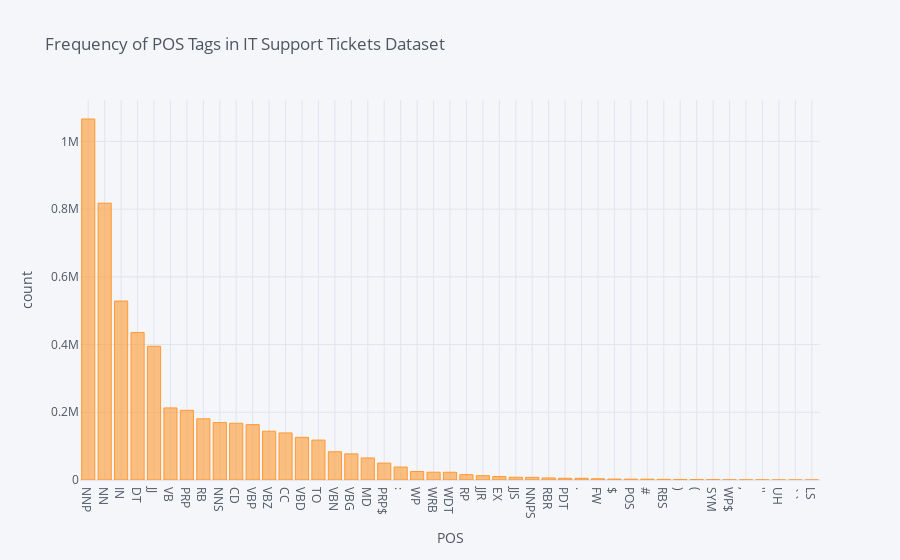

Notebook code cell kept with this figure:
### Code cell
# list of part-of-speech tags used in the Penn Treebank Project:
# https://www.ling.upenn.edu/courses/Fall_2003/ling001/penn_treebank_pos.html
#** For iplot to work in colab --**
import cufflinks as cf
cf.go_offline()
cf.set_config_file(offline=False, world_readable=True)
configure_plotly_browser_state()
tag_set = list(set([tag for tags in tagged_titles['tag_counts'] for tag in tags ]))
for tag in tag_set:
    tagged_titles[tag] = tagged_titles['tag_counts'].map(lambda x: x.get(tag, 0))
title = 'Frequency of POS Tags in IT Support Tickets Dataset'
tagged_titles[tag_set].sum().sort_values(ascending=False).iplot(kind='bar', title=title, xTitle= 'POS', yTitle='count')

### Figure 1 — Plotly figure (JSON) as saved in the notebook; plotly's stock layout.template omitted (floating-point values rounded to 4 significant figures)
{"data": [{"marker": {"color": "rgba(255, 153, 51, 0.6)", "line": {"color": "rgba(255, 153, 51, 1.0)", "width": 1}}, "name": "None", "orientation": "v", "text": "", "x": ["NNP", "NN", "IN", "DT", "JJ", "VB", "PRP", "RB", "NNS", "CD", "VBP", "VBZ", "CC", "VBD", "TO", "VBN", "VBG", "MD", "PRP$", ":", "WP", "WRB", "WDT", "RP", "JJR", "EX", "JJS", "NNPS", "RBR", "PDT", ".", "FW", "$", "POS", "#", "RBS", ")", "(", "SYM", "WP$", ",", "''", "UH", "``", "LS"], "y": [1066240, 817586, 528517, 435864, 394970, 212883, 205747, 180770, 169631, 167582, 163509, 144082, 138963, 126041, 117903, 83515, 77127, 65138, 49931, 38328, 25085, 22960, 22855, 15865, 12776, 10348, 8136, 7854, 6071, 5053, 4949, 3627, 2675, 2603, 2501, 1967, 1522, 1208, 971, 489, 390, 345, 104, 92, 4], "type": "bar"}], "layout": {"legend": {"bgcolor": "#F5F6F9", "font": {"color": "#4D5663"}}, "paper_bgcolor": "#F5F6F9", "plot_bgcolor": "#F5F6F9", "title": {"font": {"color": "#4D5663"}, "text": "Frequency of POS Tags in IT Support Tickets Dataset"}, "xaxis": {"gridcolor": "#E1E5ED", "showgrid": true, "tickfont": {"color": "#4D5663"}, "title": {"font": {"color": "#4D5663"}, "text": "POS"}, "zerolinecolor": "#E1E5ED"}, "yaxis": {"gridcolor": "#E1E5ED", "showgrid": true, "tickfont": {"color": "#4D5663"}, "title": {"font": {"color": "#4D5663"}, "text": "count"}, "zerolinecolor": "#E1E5ED"}}}
